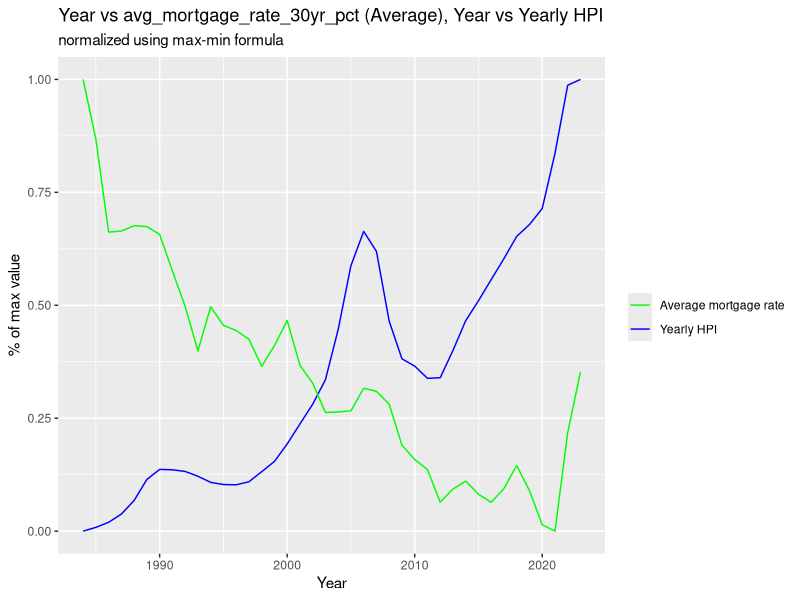
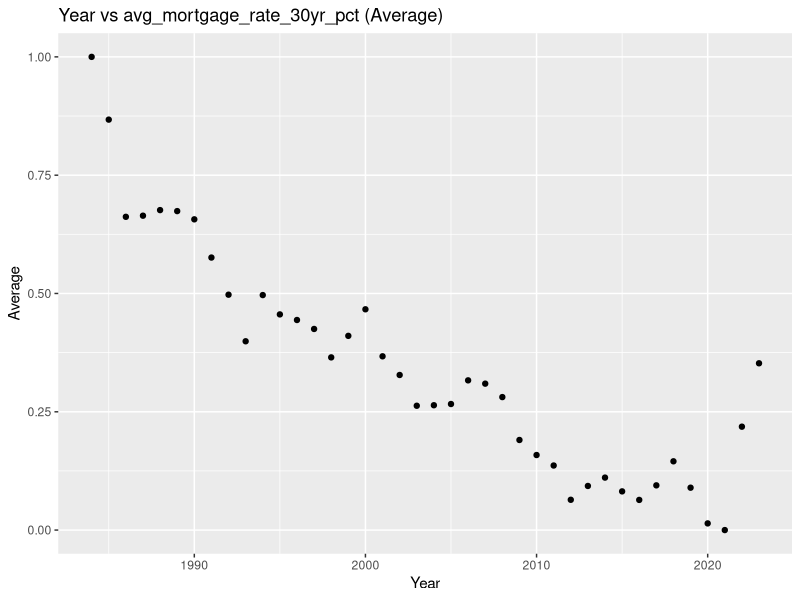
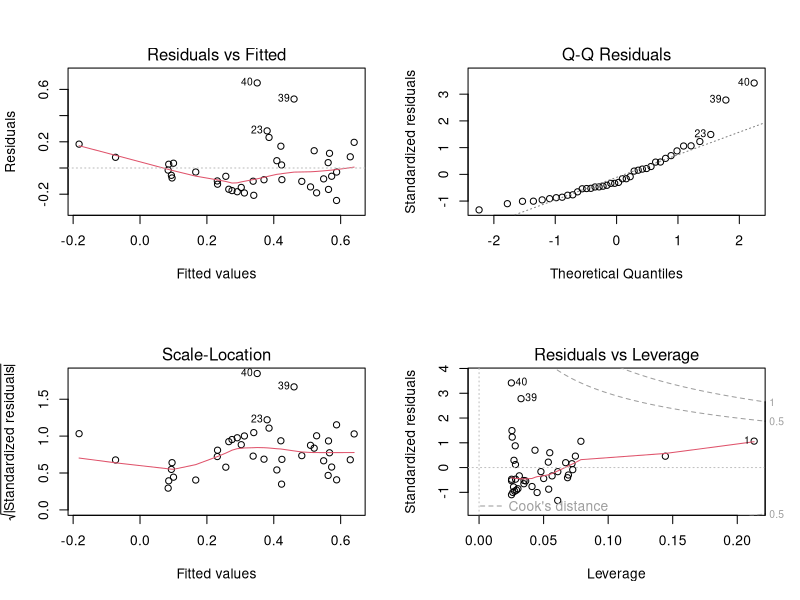

These figures' R source, in order:
## ---- chunk 1
library(tidyverse)

names = c("Year","Average","Lowest","Highest", "numberOfWeeks")

median = read_csv("cleaned_mortgage_rates_annual_avg.csv", col_names = names)
median = median %>% slice(5:nrow(median))

house = read_csv("CASTHPI_yearly_cleaned.csv")
house = house %>% select(-Year)

combined = cbind(median, house)

combined$Year <- as.numeric(as.character(combined$Year))
combined$Yearly_Average_HPI <- as.numeric(as.character(combined$Yearly_Average_HPI))
combined$Average <- as.numeric(as.character(combined$Average))

min_max <- function(x) (x - min(x, na.rm=TRUE)) / (max(x, na.rm=TRUE) - min(x, na.rm=TRUE))

combined$Average <- min_max(combined$Average)
combined$Yearly_Average_HPI<- min_max(combined$Yearly_Average_HPI)

ggplot() +
  geom_line(data = combined, aes(x = Year, y = Yearly_Average_HPI, color = "Yearly HPI")) +
  geom_line(data = combined, aes(x = Year, y = Average, color = "Average mortgage rate")) +
  scale_color_manual("", values = c("Yearly HPI" = "blue", "Average mortgage rate" = "green")) +
  labs(title = "Year vs avg_mortgage_rate_30yr_pct (Average), Year vs Yearly HPI", 
       subtitle = "normalized using max-min formula",
       y = "% of max value")

ggplot()+ 
  geom_point(data = combined, aes(x = Year, y = Average)) + 
  labs(title = "Year vs avg_mortgage_rate_30yr_pct (Average)")
## ---- chunk 2
cor(combined$Average, combined$Yearly_Average_HPI)

model = lm(combined$Yearly_Average_HPI ~ combined$Average) 

summary(model)

par(mfrow = c(2,2))
plot(model)
par(mfrow = c(1,1))
